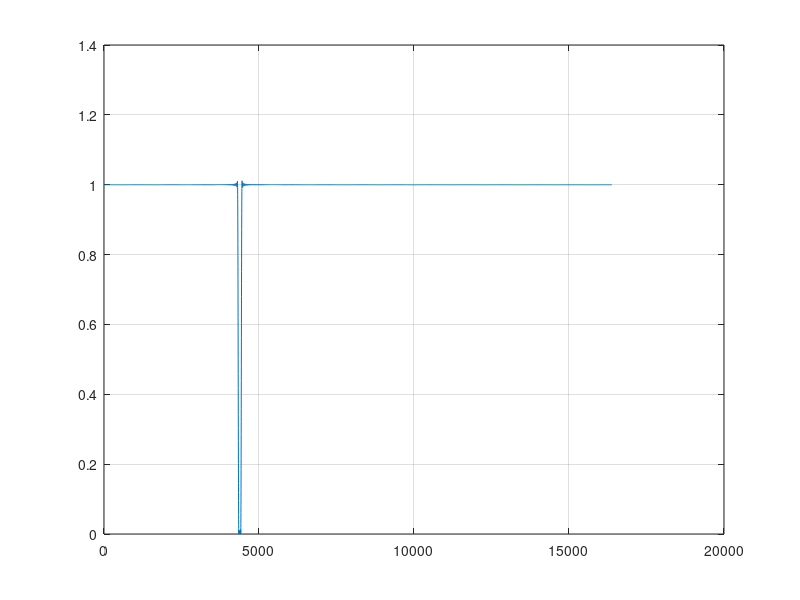

This figure's MATLAB source:
clc
close all
clear all


fsamp = 32768;
fcuts = [4300 4360 4415 4450];
mags = [13670 0 13670];
devs = [0.01 0.01 0.01];

[n,Wn,beta,ftype] = kaiserord(fcuts,mags,devs,fsamp);
n = n + rem(n,2);
hbs = fir1(n,Wn,ftype,kaiser(n+1,beta),'noscale');
[H,f] = freqz(hbs,1,16384,fsamp);
plot(f,abs(H))
grid